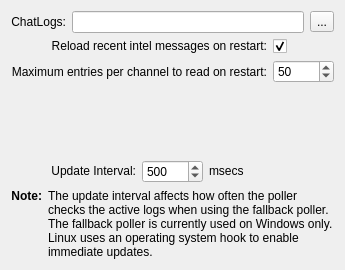
     <widget class="QWidget" name="tabPoller">
      <attribute name="title">
       <string>Poller</string>
      </attribute>
      <layout class="QGridLayout" name="gridLayout_10">
       <item row="0" column="0" colspan="2">
        <layout class="QHBoxLayout" name="horizontalLayout_4">
         <item>
          <widget class="QLabel" name="label_10">
           <property name="sizePolicy">
            <sizepolicy hsizetype="Fixed" vsizetype="Expanding">
             <horstretch>0</horstretch>
             <verstretch>0</verstretch>
            </sizepolicy>
           </property>
           <property name="text">
            <string>ChatLogs:</string>
           </property>
           <property name="alignment">
            <set>Qt::AlignRight|Qt::AlignTrailing|Qt::AlignVCenter</set>
           </property>
          </widget>
         </item>
         <item>
          <widget class="QLineEdit" name="logsEdit"/>
         </item>
         <item>
          <widget class="QToolButton" name="logsButton">
           <property name="text">
            <string>...</string>
           </property>
          </widget>
         </item>
        </layout>
       </item>
       <item row="1" column="0" rowspan="2" colspan="2">
        <layout class="QGridLayout" name="gridLayout_9">
         <item row="0" column="0">
          <widget class="QLabel" name="labelFontSize_4">
           <property name="sizePolicy">
            <sizepolicy hsizetype="Preferred" vsizetype="Fixed">
             <horstretch>0</horstretch>
             <verstretch>0</verstretch>
            </sizepolicy>
           </property>
           <property name="text">
            <string>Reload recent intel messages on restart:</string>
           </property>
           <property name="alignment">
            <set>Qt::AlignRight|Qt::AlignTrailing|Qt::AlignVCenter</set>
           </property>
          </widget>
         </item>
         <item row="0" column="1">
          <widget class="QCheckBox" name="checkOldIntel">
           <property name="text">
            <string/>
           </property>
           <property name="checked">
            <bool>true</bool>
           </property>
          </widget>
         </item>
         <item row="1" column="0">
          <widget class="QLabel" name="label_28">
           <property name="sizePolicy">
            <sizepolicy hsizetype="Preferred" vsizetype="Expanding">
             <horstretch>1</horstretch>
             <verstretch>0</verstretch>
            </sizepolicy>
           </property>
           <property name="text">
            <string>Maximum entries per channel to read on restart:</string>
           </property>
           <property name="alignment">
            <set>Qt::AlignRight|Qt::AlignTrailing|Qt::AlignVCenter</set>
           </property>
          </widget>
         </item>
         <item row="1" column="1">
          <widget class="QSpinBox" name="maxEntriesSpinBox">
           <property name="sizePolicy">
            <sizepolicy hsizetype="Fixed" vsizetype="Fixed">
             <horstretch>1</horstretch>
             <verstretch>0</verstretch>
            </sizepolicy>
           </property>
           <property name="minimum">
            <number>1</number>
           </property>
           <property name="maximum">
            <number>10000</number>
           </property>
           <property name="value">
            <number>50</number>
           </property>
          </widget>
         </item>
        </layout>
       </item>
       <item row="2" column="1">
        <widget class="QLabel" name="label_29">
         <property name="sizePolicy">
          <sizepolicy hsizetype="Preferred" vsizetype="Fixed">
           <horstretch>1</horstretch>
           <verstretch>0</verstretch>
          </sizepolicy>
         </property>
         <property name="text">
          <string/>
         </property>
        </widget>
       </item>
       <item row="3" column="0">
        <spacer name="verticalSpacer_3">
         <property name="orientation">
          <enum>Qt::Vertical</enum>
         </property>
         <property name="sizeHint" stdset="0">
          <size>
           <width>20</width>
           <height>71</height>
          </size>
         </property>
        </spacer>
       </item>
       <item row="4" column="0" colspan="2">
        <layout class="QVBoxLayout" name="verticalLayout">
         <item>
          <layout class="QHBoxLayout" name="horizontalLayout_2">
           <item>
            <widget class="QLabel" name="label_23">
             <property name="sizePolicy">
              <sizepolicy hsizetype="Preferred" vsizetype="Fixed">
               <horstretch>1</horstretch>
               <verstretch>0</verstretch>
              </sizepolicy>
             </property>
             <property name="text">
              <string>Update Interval:</string>
             </property>
             <property name="alignment">
              <set>Qt::AlignRight|Qt::AlignTrailing|Qt::AlignVCenter</set>
             </property>
            </widget>
           </item>
           <item>
            <widget class="QSpinBox" name="pollerSpinBox">
             <property name="sizePolicy">
              <sizepolicy hsizetype="Preferred" vsizetype="Fixed">
               <horstretch>0</horstretch>
               <verstretch>0</verstretch>
              </sizepolicy>
             </property>
             <property name="minimum">
              <number>100</number>
             </property>
             <property name="maximum">
              <number>10000</number>
             </property>
             <property name="value">
              <number>500</number>
             </property>
            </widget>
           </item>
           <item>
            <widget class="QLabel" name="label_22">
             <property name="sizePolicy">
              <sizepolicy hsizetype="Preferred" vsizetype="Fixed">
               <horstretch>1</horstretch>
               <verstretch>0</verstretch>
              </sizepolicy>
             </property>
             <property name="text">
              <string>msecs</string>
             </property>
            </widget>
           </item>
          </layout>
         </item>
         <item>
          <layout class="QHBoxLayout" name="horizontalLayout">
           <item>
            <widget class="QLabel" name="label_25">
             <property name="sizePolicy">
              <sizepolicy hsizetype="Preferred" vsizetype="Preferred">
               <horstretch>0</horstretch>
               <verstretch>1</verstretch>
              </sizepolicy>
             </property>
             <property name="text">
              <string>&lt;html&gt;&lt;head/&gt;&lt;body&gt;&lt;p&gt;&lt;span style=&quot; font-weight:600;&quot;&gt;Note:&lt;/span&gt;&lt;/p&gt;&lt;/body&gt;&lt;/html&gt;</string>
             </property>
             <property name="textFormat">
              <enum>Qt::RichText</enum>
             </property>
             <property name="alignment">
              <set>Qt::AlignRight|Qt::AlignTop|Qt::AlignTrailing</set>
             </property>
             <property name="wordWrap">
              <bool>true</bool>
             </property>
            </widget>
           </item>
           <item>
            <widget class="QLabel" name="label_24">
             <property name="sizePolicy">
              <sizepolicy hsizetype="Expanding" vsizetype="Expanding">
               <horstretch>0</horstretch>
               <verstretch>1</verstretch>
              </sizepolicy>
             </property>
             <property name="text">
              <string>&lt;html&gt;&lt;head/&gt;&lt;body&gt;&lt;p&gt;The update interval affects how often the poller checks the active logs when using the fallback poller. The fallback poller is currently used on Windows only. Linux uses an operating system hook to enable immediate updates.&lt;/p&gt;&lt;/body&gt;&lt;/html&gt;</string>
             </property>
             <property name="textFormat">
              <enum>Qt::RichText</enum>
             </property>
             <property name="alignment">
              <set>Qt::AlignLeading|Qt::AlignLeft|Qt::AlignTop</set>
             </property>
             <property name="wordWrap">
              <bool>true</bool>
             </property>
            </widget>
           </item>
          </layout>
         </item>
        </layout>
       </item>
      </layout>
     </widget>
